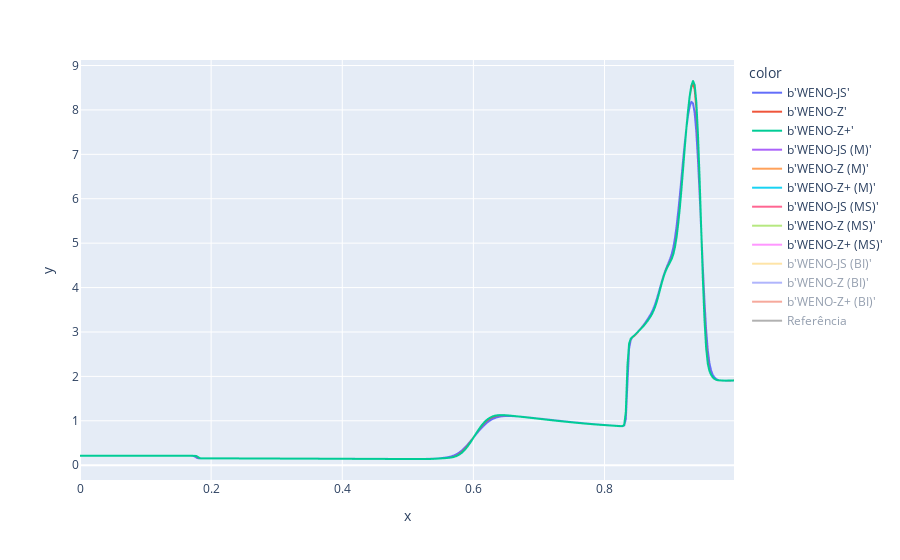

The cell this chart's notebook holds for it:
### Code cell
fig = ply_exp.line(
    data_frame = df    ,
    x          = x     ,
    y          = y     ,
    color      = label
)

print(tf.range(interval[0], interval[1], Δx_ref, dtype=float_pres))

fig.add_trace(
    ply_go.Scatter(
        x    = tf.range(interval[0], interval[1], Δx_ref, dtype=float_pres),
        y    = u_ref[0],
        mode = "lines"                                           ,
        line = ply_go.scatter.Line(color="#656565")              ,
        name = "Referência"
    )
)
fig.show()

### Figure 1 — Plotly figure (JSON) as saved in the notebook; plotly's stock layout.template omitted (floating-point values rounded to 4 significant figures; data arrays with more than 128 entries replaced by an {"elided": "..."} marker saying what was removed)
{"data": [{"hovertemplate": "color=b'WENO-JS'<br>x=%{x}<br>y=%{y}<extra></extra>", "legendgroup": "b'WENO-JS'", "line": {"color": "#636efa", "dash": "solid"}, "marker": {"symbol": "circle"}, "mode": "lines", "name": "b'WENO-JS'", "showlegend": true, "type": "scattergl", "x": {"elided": "400 float values"}, "xaxis": "x", "y": {"elided": "400 float values"}, "yaxis": "y"}, {"hovertemplate": "color=b'WENO-Z'<br>x=%{x}<br>y=%{y}<extra></extra>", "legendgroup": "b'WENO-Z'", "line": {"color": "#EF553B", "dash": "solid"}, "marker": {"symbol": "circle"}, "mode": "lines", "name": "b'WENO-Z'", "showlegend": true, "type": "scattergl", "x": {"elided": "400 float values"}, "xaxis": "x", "y": {"elided": "400 float values"}, "yaxis": "y"}, {"hovertemplate": "color=b'WENO-Z+'<br>x=%{x}<br>y=%{y}<extra></extra>", "legendgroup": "b'WENO-Z+'", "line": {"color": "#00cc96", "dash": "solid"}, "marker": {"symbol": "circle"}, "mode": "lines", "name": "b'WENO-Z+'", "showlegend": true, "type": "scattergl", "visible": true, "x": {"elided": "400 float values"}, "xaxis": "x", "y": {"elided": "400 float values"}, "yaxis": "y"}, {"hovertemplate": "color=b'WENO-JS (M)'<br>x=%{x}<br>y=%{y}<extra></extra>", "legendgroup": "b'WENO-JS (M)'", "line": {"color": "#ab63fa", "dash": "solid"}, "marker": {"symbol": "circle"}, "mode": "lines", "name": "b'WENO-JS (M)'", "showlegend": true, "type": "scattergl", "x": {"elided": "400 float values"}, "xaxis": "x", "y": {"elided": "400 null values"}, "yaxis": "y"}, {"hovertemplate": "color=b'WENO-Z (M)'<br>x=%{x}<br>y=%{y}<extra></extra>", "legendgroup": "b'WENO-Z (M)'", "line": {"color": "#FFA15A", "dash": "solid"}, "marker": {"symbol": "circle"}, "mode": "lines", "name": "b'WENO-Z (M)'", "showlegend": true, "type": "scattergl", "x": {"elided": "400 float values"}, "xaxis": "x", "y": {"elided": "400 null values"}, "yaxis": "y"}, {"hovertemplate": "color=b'WENO-Z+ (M)'<br>x=%{x}<br>y=%{y}<extra></extra>", "legendgroup": "b'WENO-Z+ (M)'", "line": {"color": "#19d3f3", "dash": "solid"}, "marker": {"symbol": "circle"}, "mode": "lines", "name": "b'WENO-Z+ (M)'", "showlegend": true, "type": "scattergl", "x": {"elided": "400 float values"}, "xaxis": "x", "y": {"elided": "400 null values"}, "yaxis": "y"}, {"hovertemplate": "color=b'WENO-JS (MS)'<br>x=%{x}<br>y=%{y}<extra></extra>", "legendgroup": "b'WENO-JS (MS)'", "line": {"color": "#FF6692", "dash": "solid"}, "marker": {"symbol": "circle"}, "mode": "lines", "name": "b'WENO-JS (MS)'", "showlegend": true, "type": "scattergl", "x": {"elided": "400 float values"}, "xaxis": "x", "y": {"elided": "400 null values"}, "yaxis": "y"}, {"hovertemplate": "color=b'WENO-Z (MS)'<br>x=%{x}<br>y=%{y}<extra></extra>", "legendgroup": "b'WENO-Z (MS)'", "line": {"color": "#B6E880", "dash": "solid"}, "marker": {"symbol": "circle"}, "mode": "lines", "name": "b'WENO-Z (MS)'", "showlegend": true, "type": "scattergl", "x": {"elided": "400 float values"}, "xaxis": "x", "y": {"elided": "400 null values"}, "yaxis": "y"}, {"hovertemplate": "color=b'WENO-Z+ (MS)'<br>x=%{x}<br>y=%{y}<extra></extra>", "legendgroup": "b'WENO-Z+ (MS)'", "line": {"color": "#FF97FF", "dash": "solid"}, "marker": {"symbol": "circle"}, "mode": "lines", "name": "b'WENO-Z+ (MS)'", "showlegend": true, "type": "scattergl", "x": {"elided": "400 float values"}, "xaxis": "x", "y": {"elided": "400 null values"}, "yaxis": "y"}, {"hovertemplate": "color=b'WENO-JS (BI)'<br>x=%{x}<br>y=%{y}<extra></extra>", "legendgroup": "b'WENO-JS (BI)'", "line": {"color": "#FECB52", "dash": "solid"}, "marker": {"symbol": "circle"}, "mode": "lines", "name": "b'WENO-JS (BI)'", "showlegend": true, "type": "scattergl", "visible": "legendonly", "x": {"elided": "400 float values"}, "xaxis": "x", "y": {"elided": "400 int values"}, "yaxis": "y"}, {"hovertemplate": "color=b'WENO-Z (BI)'<br>x=%{x}<br>y=%{y}<extra></extra>", "legendgroup": "b'WENO-Z (BI)'", "line": {"color": "#636efa", "dash": "solid"}, "marker": {"symbol": "circle"}, "mode": "lines", "name": "b'WENO-Z (BI)'", "showlegend": true, "type": "scattergl", "visible": "legendonly", "x": {"elided": "400 float values"}, "xaxis": "x", "y": {"elided": "400 int values"}, "yaxis": "y"}, {"hovertemplate": "color=b'WENO-Z+ (BI)'<br>x=%{x}<br>y=%{y}<extra></extra>", "legendgroup": "b'WENO-Z+ (BI)'", "line": {"color": "#EF553B", "dash": "solid"}, "marker": {"symbol": "circle"}, "mode": "lines", "name": "b'WENO-Z+ (BI)'", "showlegend": true, "type": "scattergl", "visible": "legendonly", "x": {"elided": "400 float values"}, "xaxis": "x", "y": {"elided": "400 int values"}, "yaxis": "y"}, {"line": {"color": "#666666"}, "mode": "lines", "name": "Referência", "type": "scatter", "visible": "legendonly", "x": {"elided": "2000 float values"}, "y": {"elided": "400 int values"}}], "layout": {"autosize": true, "legend": {"title": {"text": "color"}, "tracegroupgap": 0}, "margin": {"t": 60}, "xaxis": {"anchor": "y", "autorange": true, "domain": [0, 1], "range": [0, 0.9975], "title": {"text": "x"}, "type": "linear"}, "yaxis": {"anchor": "x", "autorange": true, "domain": [0, 1], "range": [-0.3326, 9.124], "title": {"text": "y"}, "type": "linear"}}}
